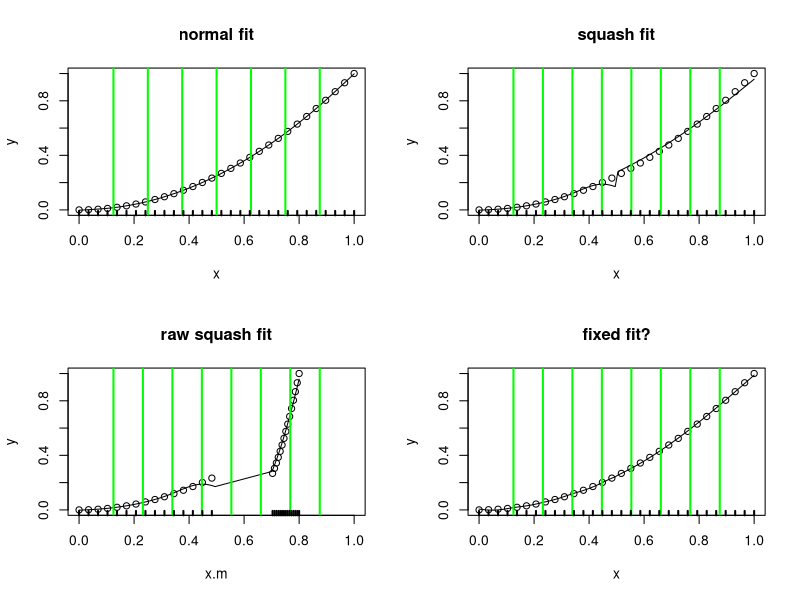

The R script that drew this image:
# integration experiment.

# uses the functions from section 3.2.1 of the Red Book
# data
#size<-c(1.42,1.58,1.78,1.99,1.99,1.99,2.13,2.13,2.13, 
#2.32,2.32,2.32,2.32,2.32,2.43,2.43,2.78,2.98,2.98) 
#y<-c(4.0,4.2,2.5,2.6,2.8,2.4,3.2,2.4,2.6,4.8,2.9, 
#3.8,3.0,2.7,3.1,3.3,3.0,2.8,1.7) 
#x<-size-min(size);x<-x/max(x) 


# different data
x<-seq(0,1,len=30)
y<-x^2



#R(x,z)forcubicsplineon[0,1]
rk<-function(x,z){
   ((z-0.5)^2-1/12)*((x-0.5)^2-1/12)/4- 
      ((abs(x-z)-0.5)^4-(abs(x-z)-0.5)^2/2+7/240)/24 
} 

spl.X<-function(x,xk){
   #set up model matrix for cubic penalized regression spline
   q<-length(xk)+2 #numberofparameters 
   n<-length(x) #numberofdata 
   X<-matrix(1,n,q)#initializedmodelmatrix 
   X[,2]<-x #setsecondcolumntox 
   X[,3:q]<-outer(x,xk,FUN=rk)#andremainingtoR(x,xk) 
   X 
} 

spl.S<-function(xk){ 
   # set up the penalized regression spline penalty matrix, 
   # given knot sequence xk 
   q<-length(xk)+2;S<-matrix(0,q,q) # initialize matrix to 0 
   S[3:q,3:q]<-outer(xk,xk,FUN=rk) # fill in non-zero part 
   S 
} 

# A simple matrix square root 
mat.sqrt<-function(S){
   d<-eigen(S,symmetric=TRUE) 
   rS<-d$vectors%*%diag(d$values^0.5)%*%t(d$vectors) 
} 

# functiont of it penalized regression spline to x,y data, 
# with knots xk,given smoothing parameter, lambda. 
prs.fit<-function(y,x,xk,lambda) {
   q<-length(xk)+2 #dimension of basis 
   n<-length(x) #number of data 
   # create augmented model matrix.... 
   Xa<-rbind(spl.X(x,xk),mat.sqrt(spl.S(xk))*sqrt(lambda)) 
   y[(n+1):(n+q)]<-0 #augment the data vector 
   lm(y~Xa-1)#fit and return penalized regression spline 
} 

xp<-seq(0,1,len=120) # xvaluesforprediction 
xk<-1:7/8 #choosesomeknots 
#xk<-c(unique(x),1.3)
mod.2<-prs.fit(y,x,xk,0.0001)# fitpen.reg.spline 
Xp<-spl.X(xp,xk)#matrixtomapparamstofittedvaluesatxp 

par(mfrow=c(2,2))
#plot data & spl.fit 
plot(x,y, main="normal fit")
lines(xp,Xp%*%coef(mod.2))
abline(v=xk,col="green",lwd=2)
rug(x,lwd=2)

#########################################################################

# now crazy things happen
# move around the values of x and xk
xk<-seq(1/8,7/8,len=8) #choose some knots 
xp<-seq(0,1,len=100) # xvaluesforprediction 

# function to do the squashing
squash<-function(x,lims,sq){
   # squash the points in x between lims[1] and lims[2] by a factor of sq

   x.ret<-c() # return vector
   
   for(i in 1:(length(sq))){
      x.tmp<-x[(x>=lims[i]) & (x<=lims[i+1])]
      x.tmp<-x.tmp-(lims[i+1]+lims[i])/2
      x.tmp<-x.tmp*sq[i]
      x.tmp<-x.tmp+(lims[i+1]+lims[i])/2
   
      x.ret<-c(x.ret,x.tmp)
   }
   return(x.ret)
}

lims<-c(0,0.5,1)
sq<-c(1,0.2)

x.m<-squash(x,lims,sq)
xp.m<-squash(xp,lims,sq)
xk.m<-xk


mod.2<-prs.fit(y,x.m,xk.m,0.0001)# fitpen.reg.spline 
Xp.move<-spl.X(xp.m,xk.m)#matrix to map params to fitted values at xp 

#plot data & spl.fit 
plot(x,y, main="squash fit",xlim=c(0,1))
lines(xp,Xp.move%*%coef(mod.2))
abline(v=xk.m,col="green",lwd=2)
rug(x,lwd=2)

# plot the raw fit without transform back
plot(x.m,y, main="raw squash fit",xlim=c(0,1))
lines(xp.m,Xp.move%*%coef(mod.2))
abline(v=xk.m,col="green",lwd=2)
rug(x.m,lwd=2)

#### fixing...

# 2nd differential of R
Rd<-function(x,z){1/12*(6*(z^2-z-abs(z-x)+(z-x)^2)+2)}
# product
RdRd<-function(x,xk1,xk2){Rd(x,xk1)*Rd(x,xk2)}

# function to integrate d^2/dx^2 R(x*_i,x*_j)
intR<-function(xk1,xk2,xk,xk.m,lims,sq){

   ilims<-squash(lims,lims,sq)
 
   # return vector
   ret<-rep(0,length(sq))

   for(i in 1:length(sq)){
      ret[i]<-integrate(RdRd,lower=ilims[i],upper=ilims[i+1],
                        xk1=xk1,xk2=xk2)$value
      ret[i]<-ret[i]*sq[i]^3
   }
   sum(ret)
}


spl.S<-function(xk,xk.m,lims,sq){ 
   # set up the penalized regression spline penalty matrix, 
   # given knot sequence xk 
   q<-length(xk)+2
   S<-matrix(0,q,q) # initialize matrix to 0 

   T<-matrix(0,q-2,q-2)

   for(i in 1:(q-2)){
      for(j in 1:(q-2)){
         # compute integral of d^2/dx^2 R(x*_i,x*_j)
         T[i,j]<-intR(xk.m[i],xk.m[j],xk,xk.m,lims,sq)
      }
   }
  
   # by symmetry 
   #T<-T+t(T)-diag(T)

   S[3:q,3:q]<-T # fill in non-zero part 
   S
} 


prs.fit<-function(y,x,xk,xk.m,lambda,lims,sq) {
   q<-length(xk.m)+2 #dimension of basis 
   n<-length(x) #number of data 
   # create augmented model matrix.... 
   Xa<-rbind(spl.X(x,xk.m),mat.sqrt(spl.S(xk,xk.m,lims,sq))*sqrt(lambda)) 
   y[(n+1):(n+q)]<-0 #augment the data vector 
   lm(y~Xa-1)#fit and return penalized regression spline 
} 

mod.2<-prs.fit(y,x.m,xk,xk.m,0.0001,lims,sq)# fitpen.reg.spline 
Xp.move<-spl.X(xp.m,xk.m)#matrix to map params to fitted values at xp 


#plot data & spl.fit 
plot(x,y, main="fixed fit?")
lines(xp,Xp.move%*%coef(mod.2))
abline(v=xk.m,col="green",lwd=2)
rug(x,lwd=2)
